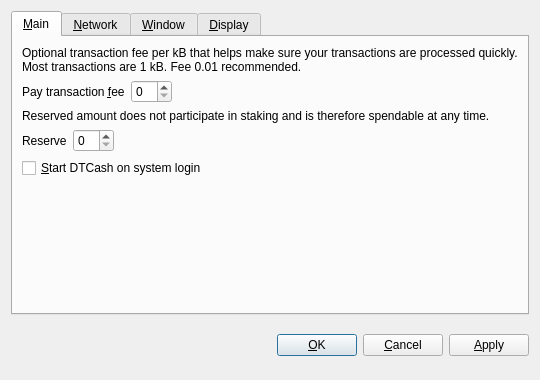
<?xml version="1.0" encoding="UTF-8"?>
<ui version="4.0">
 <class>OptionsDialog</class>
 <widget class="QDialog" name="OptionsDialog">
  <property name="geometry">
   <rect>
    <x>0</x>
    <y>0</y>
    <width>540</width>
    <height>380</height>
   </rect>
  </property>
  <property name="windowTitle">
   <string>Options</string>
  </property>
  <property name="modal">
   <bool>true</bool>
  </property>
  <layout class="QVBoxLayout" name="verticalLayout">
   <item>
    <widget class="QTabWidget" name="tabWidget">
     <property name="tabPosition">
      <enum>QTabWidget::North</enum>
     </property>
     <property name="currentIndex">
      <number>0</number>
     </property>
     <widget class="QWidget" name="tabMain">
      <attribute name="title">
       <string>&amp;Main</string>
      </attribute>
      <layout class="QVBoxLayout" name="verticalLayout_Main">
       <item>
        <widget class="QLabel" name="transactionFeeInfoLabel">
         <property name="text">
          <string>Optional transaction fee per kB that helps make sure your transactions are processed quickly. Most transactions are 1 kB. Fee 0.01 recommended.</string>
         </property>
         <property name="textFormat">
          <enum>Qt::PlainText</enum>
         </property>
         <property name="wordWrap">
          <bool>true</bool>
         </property>
        </widget>
       </item>
       <item>
        <layout class="QHBoxLayout" name="horizontalLayoutFee">
         <item>
          <widget class="QLabel" name="transactionFeeLabel">
           <property name="text">
            <string>Pay transaction &amp;fee</string>
           </property>
           <property name="textFormat">
            <enum>Qt::PlainText</enum>
           </property>
           <property name="buddy">
            <cstring>transactionFee</cstring>
           </property>
          </widget>
         </item>
         <item>
          <widget class="BitcoinAmountField" name="transactionFee"/>
         </item>
         <item>
          <spacer name="horizontalSpacerFee">
           <property name="orientation">
            <enum>Qt::Horizontal</enum>
           </property>
           <property name="sizeHint" stdset="0">
            <size>
             <width>40</width>
             <height>20</height>
            </size>
           </property>
          </spacer>
         </item>
        </layout>
       </item>
       <item>
        <widget class="QLabel" name="reserveBalanceInfoLabel">
         <property name="text">
          <string>Reserved amount does not participate in staking and is therefore spendable at any time.</string>
         </property>
         <property name="textFormat">
          <enum>Qt::PlainText</enum>
         </property>
         <property name="wordWrap">
          <bool>true</bool>
         </property>
        </widget>
       </item>
       <item>
        <layout class="QHBoxLayout" name="horizontalLayoutReserveBalance">
         <item>
          <widget class="QLabel" name="reserveBalanceLabel">
           <property name="text">
            <string>Reserve</string>
           </property>
           <property name="textFormat">
            <enum>Qt::PlainText</enum>
           </property>
           <property name="buddy">
            <cstring>reserveBalance</cstring>
           </property>
          </widget>
         </item>
         <item>
          <widget class="BitcoinAmountField" name="reserveBalance"/>
         </item>
         <item>
          <spacer name="horizontalSpacerReserveBalance">
           <property name="orientation">
            <enum>Qt::Horizontal</enum>
           </property>
           <property name="sizeHint" stdset="0">
            <size>
             <width>40</width>
             <height>20</height>
            </size>
           </property>
          </spacer>
         </item>
        </layout>
       </item>
       <item>
        <widget class="QCheckBox" name="bitcoinAtStartup">
         <property name="toolTip">
          <string>Automatically start DTCash after logging in to the system.</string>
         </property>
         <property name="text">
          <string>&amp;Start DTCash on system login</string>
         </property>
        </widget>
       </item>
       <item>
        <spacer name="verticalSpacer_Main">
         <property name="orientation">
          <enum>Qt::Vertical</enum>
         </property>
         <property name="sizeHint" stdset="0">
          <size>
           <width>20</width>
           <height>40</height>
          </size>
         </property>
        </spacer>
       </item>
      </layout>
     </widget>
     <widget class="QWidget" name="tabNetwork">
      <attribute name="title">
       <string>&amp;Network</string>
      </attribute>
      <layout class="QVBoxLayout" name="verticalLayout_Network">
       <item>
        <widget class="QCheckBox" name="mapPortUpnp">
         <property name="toolTip">
          <string>Automatically open the DTCash client port on the router. This only works when your router supports UPnP and it is enabled.</string>
         </property>
         <property name="text">
          <string>Map port using &amp;UPnP</string>
         </property>
        </widget>
       </item>
       <item>
        <widget class="QCheckBox" name="connectSocks">
         <property name="toolTip">
          <string>Connect to the DTCash network through a SOCKS proxy (e.g. when connecting through Tor).</string>
         </property>
         <property name="text">
          <string>&amp;Connect through SOCKS proxy:</string>
         </property>
        </widget>
       </item>
       <item>
        <layout class="QHBoxLayout" name="horizontalLayout_Network">
         <item>
          <widget class="QLabel" name="proxyIpLabel">
           <property name="text">
            <string>Proxy &amp;IP:</string>
           </property>
           <property name="textFormat">
            <enum>Qt::PlainText</enum>
           </property>
           <property name="buddy">
            <cstring>proxyIp</cstring>
           </property>
          </widget>
         </item>
         <item>
          <widget class="QValidatedLineEdit" name="proxyIp">
           <property name="maximumSize">
            <size>
             <width>140</width>
             <height>16777215</height>
            </size>
           </property>
           <property name="toolTip">
            <string>IP address of the proxy (e.g. 127.0.0.1)</string>
           </property>
          </widget>
         </item>
         <item>
          <widget class="QLabel" name="proxyPortLabel">
           <property name="text">
            <string>&amp;Port:</string>
           </property>
           <property name="textFormat">
            <enum>Qt::PlainText</enum>
           </property>
           <property name="buddy">
            <cstring>proxyPort</cstring>
           </property>
          </widget>
         </item>
         <item>
          <widget class="QLineEdit" name="proxyPort">
           <property name="maximumSize">
            <size>
             <width>55</width>
             <height>16777215</height>
            </size>
           </property>
           <property name="toolTip">
            <string>Port of the proxy (e.g. 9050)</string>
           </property>
          </widget>
         </item>
         <item>
          <widget class="QLabel" name="socksVersionLabel">
           <property name="text">
            <string>SOCKS &amp;Version:</string>
           </property>
           <property name="textFormat">
            <enum>Qt::PlainText</enum>
           </property>
           <property name="buddy">
            <cstring>socksVersion</cstring>
           </property>
          </widget>
         </item>
         <item>
          <widget class="QValueComboBox" name="socksVersion">
           <property name="toolTip">
            <string>SOCKS version of the proxy (e.g. 5)</string>
           </property>
          </widget>
         </item>
         <item>
          <spacer name="horizontalSpacer_Network">
           <property name="orientation">
            <enum>Qt::Horizontal</enum>
           </property>
           <property name="sizeHint" stdset="0">
            <size>
             <width>40</width>
             <height>20</height>
            </size>
           </property>
          </spacer>
         </item>
        </layout>
       </item>
       <item>
        <spacer name="verticalSpacer_Network">
         <property name="orientation">
          <enum>Qt::Vertical</enum>
         </property>
         <property name="sizeHint" stdset="0">
          <size>
           <width>20</width>
           <height>40</height>
          </size>
         </property>
        </spacer>
       </item>
      </layout>
     </widget>
     <widget class="QWidget" name="tabWindow">
      <attribute name="title">
       <string>&amp;Window</string>
      </attribute>
      <layout class="QVBoxLayout" name="verticalLayout_Window">
       <item>
        <widget class="QCheckBox" name="minimizeToTray">
         <property name="toolTip">
          <string>Show only a tray icon after minimizing the window.</string>
         </property>
         <property name="text">
          <string>&amp;Minimize to the tray instead of the taskbar</string>
         </property>
        </widget>
       </item>
       <item>
        <widget class="QCheckBox" name="minimizeOnClose">
         <property name="toolTip">
          <string>Minimize instead of exit the application when the window is closed. When this option is enabled, the application will be closed only after selecting Quit in the menu.</string>
         </property>
         <property name="text">
          <string>M&amp;inimize on close</string>
         </property>
        </widget>
       </item>
       <item>
        <spacer name="verticalSpacer_Window">
         <property name="orientation">
          <enum>Qt::Vertical</enum>
         </property>
         <property name="sizeHint" stdset="0">
          <size>
           <width>20</width>
           <height>40</height>
          </size>
         </property>
        </spacer>
       </item>
      </layout>
     </widget>
     <widget class="QWidget" name="tabDisplay">
      <attribute name="title">
       <string>&amp;Display</string>
      </attribute>
      <layout class="QVBoxLayout" name="verticalLayout_Display">
       <item>
        <layout class="QHBoxLayout" name="horizontalLayout_1_Display">
         <item>
          <widget class="QLabel" name="langLabel">
           <property name="text">
            <string>User Interface &amp;language:</string>
           </property>
           <property name="textFormat">
            <enum>Qt::PlainText</enum>
           </property>
           <property name="buddy">
            <cstring>lang</cstring>
           </property>
          </widget>
         </item>
         <item>
          <widget class="QValueComboBox" name="lang">
           <property name="toolTip">
            <string>The user interface language can be set here. This setting will take effect after restarting DTCash.</string>
           </property>
          </widget>
         </item>
        </layout>
       </item>
       <item>
        <layout class="QHBoxLayout" name="horizontalLayout_2_Display">
         <item>
          <widget class="QLabel" name="unitLabel">
           <property name="text">
            <string>&amp;Unit to show amounts in:</string>
           </property>
           <property name="textFormat">
            <enum>Qt::PlainText</enum>
           </property>
           <property name="buddy">
            <cstring>unit</cstring>
           </property>
          </widget>
         </item>
         <item>
          <widget class="QValueComboBox" name="unit">
           <property name="toolTip">
            <string>Choose the default subdivision unit to show in the interface and when sending coins.</string>
           </property>
          </widget>
         </item>
        </layout>
       </item>
       <item>
        <widget class="QCheckBox" name="displayAddresses">
         <property name="toolTip">
          <string>Whether to show DTCash addresses in the transaction list or not.</string>
         </property>
         <property name="text">
          <string>&amp;Display addresses in transaction list</string>
         </property>
        </widget>
       </item>
       <item>
        <widget class="QCheckBox" name="coinControlFeatures">
         <property name="toolTip">
          <string>Whether to show coin control features or not.</string>
         </property>
         <property name="text">
          <string>Display coin &amp;control features (experts only!)</string>
         </property>
        </widget>
       </item>
       <item>
        <spacer name="verticalSpacer_Display">
         <property name="orientation">
          <enum>Qt::Vertical</enum>
         </property>
         <property name="sizeHint" stdset="0">
          <size>
           <width>20</width>
           <height>40</height>
          </size>
         </property>
        </spacer>
       </item>
      </layout>
     </widget>
    </widget>
   </item>
   <item>
    <layout class="QHBoxLayout" name="horizontalLayout_Buttons">
     <item>
      <spacer name="horizontalSpacer_1">
       <property name="orientation">
        <enum>Qt::Horizontal</enum>
       </property>
       <property name="sizeHint" stdset="0">
        <size>
         <width>40</width>
         <height>48</height>
        </size>
       </property>
      </spacer>
     </item>
     <item>
      <widget class="QLabel" name="statusLabel">
       <property name="font">
        <font>
         <weight>75</weight>
         <bold>true</bold>
        </font>
       </property>
       <property name="text">
        <string/>
       </property>
       <property name="textFormat">
        <enum>Qt::PlainText</enum>
       </property>
       <property name="wordWrap">
        <bool>true</bool>
       </property>
      </widget>
     </item>
     <item>
      <spacer name="horizontalSpacer_2">
       <property name="orientation">
        <enum>Qt::Horizontal</enum>
       </property>
       <property name="sizeHint" stdset="0">
        <size>
         <width>40</width>
         <height>48</height>
        </size>
       </property>
      </spacer>
     </item>
     <item>
      <widget class="QPushButton" name="okButton">
       <property name="text">
        <string>&amp;OK</string>
       </property>
      </widget>
     </item>
     <item>
      <widget class="QPushButton" name="cancelButton">
       <property name="text">
        <string>&amp;Cancel</string>
       </property>
       <property name="autoDefault">
        <bool>false</bool>
       </property>
      </widget>
     </item>
     <item>
      <widget class="QPushButton" name="applyButton">
       <property name="text">
        <string>&amp;Apply</string>
       </property>
       <property name="autoDefault">
        <bool>false</bool>
       </property>
      </widget>
     </item>
    </layout>
   </item>
  </layout>
 </widget>
 <customwidgets>
  <customwidget>
   <class>BitcoinAmountField</class>
   <extends>QSpinBox</extends>
   <header>bitcoinamountfield.h</header>
  </customwidget>
  <customwidget>
   <class>QValueComboBox</class>
   <extends>QComboBox</extends>
   <header>qvaluecombobox.h</header>
  </customwidget>
  <customwidget>
   <class>QValidatedLineEdit</class>
   <extends>QLineEdit</extends>
   <header>qvalidatedlineedit.h</header>
  </customwidget>
 </customwidgets>
 <resources/>
 <connections/>
</ui>
